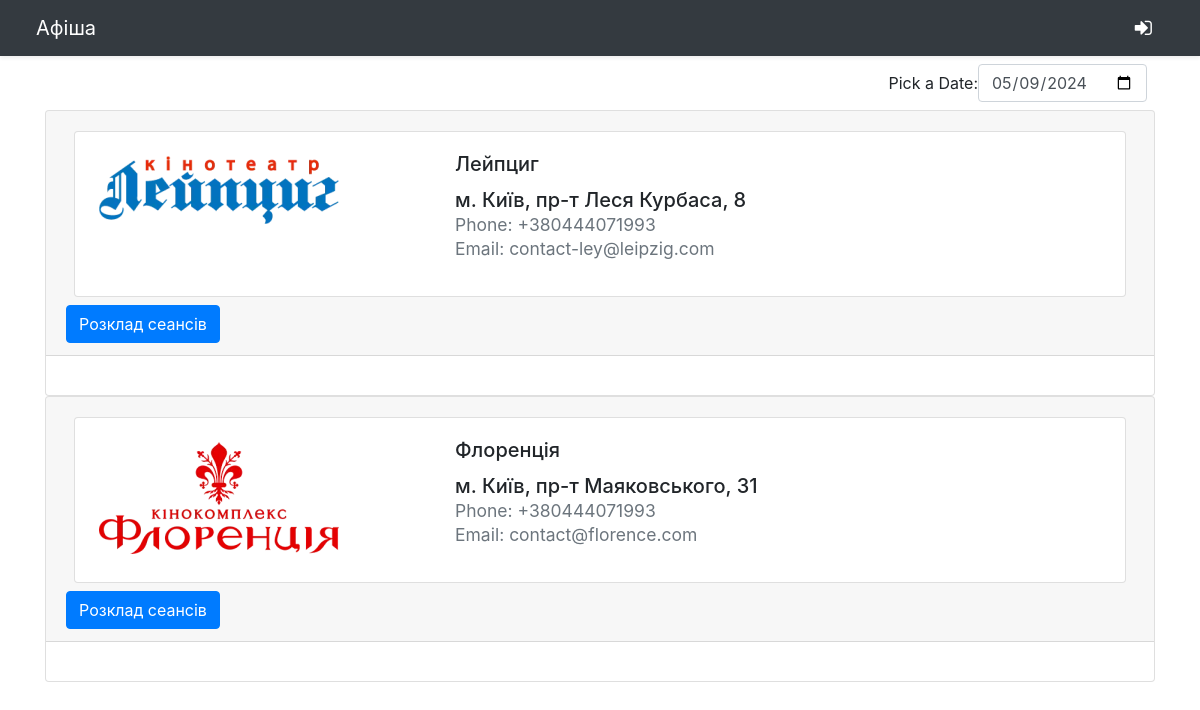
The app's page /, older data.
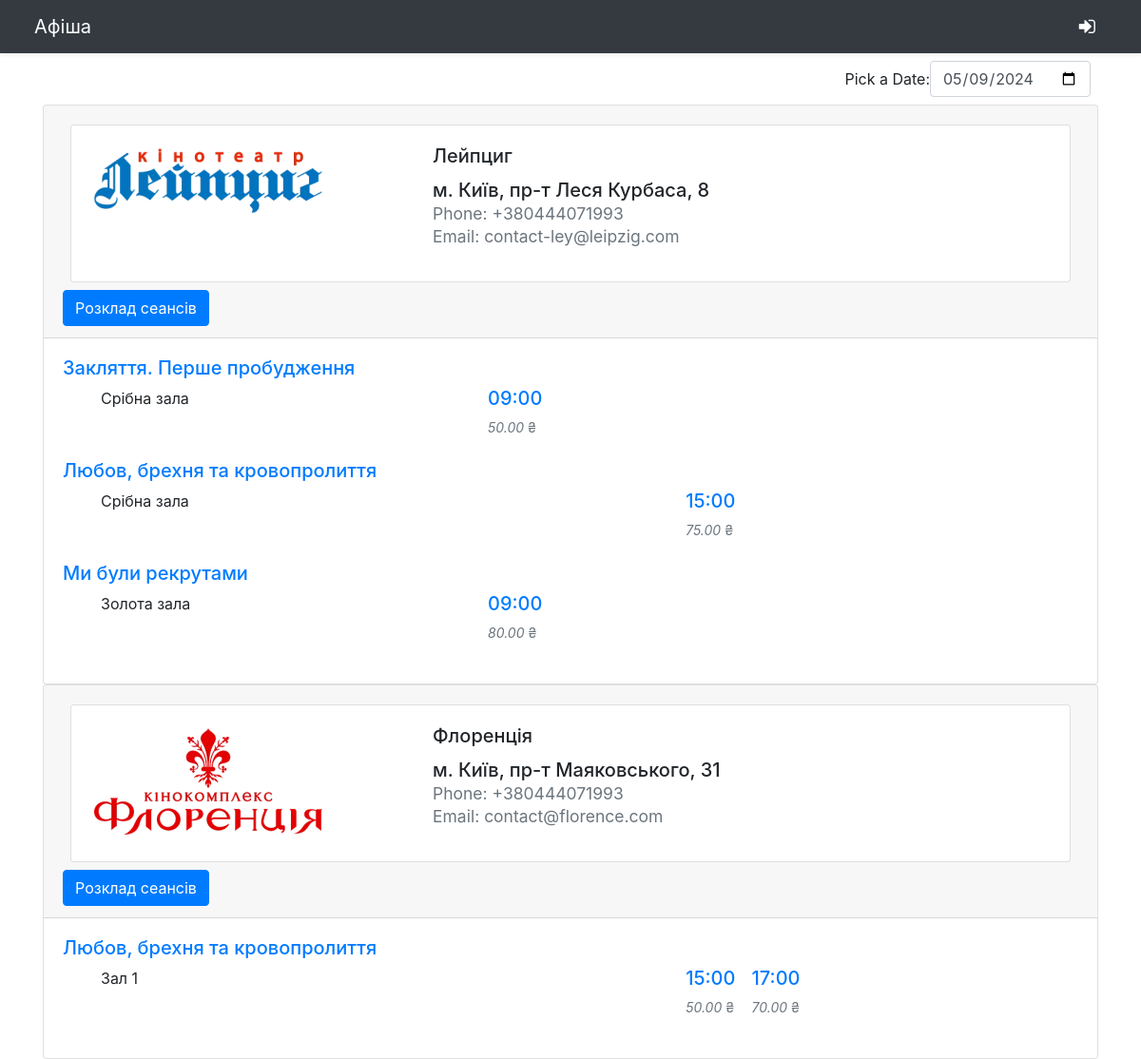
The same page, newer data.
### cinema_store/models.py (models this page shows, shortened)
class Cinema(models.Model):
    name = models.CharField(max_length=60)
    image = models.ImageField(upload_to='uploads/cinema/')
    location = models.CharField(max_length=60)
    phone = PhoneNumberField(null=False, blank=True, unique=False)
    email = models.EmailField(max_length = 254)
    @staticmethod
    def get_all_cinemas():
        return Cinema.objects.all()

class Film(models.Model):
    name = models.CharField(max_length=60)
    image = models.ImageField(upload_to='uploads/film/', default='default.jpg')
    description = models.CharField(max_length=400, default='')
    genres = models.CharField(max_length=50, default='')
    countries = models.CharField(max_length=400, default='')
    duration = models.CharField(max_length=20, default='')

class Hall(models.Model):
    name = models.CharField(max_length=60)
    cinema_id = models.ForeignKey(Cinema, on_delete=models.CASCADE)
    def __str__(self):
        return self.name

class Session(models.Model):
    date = models.DateField(default=datetime.datetime.today())
    time = models.TimeField(default=datetime.datetime.now().replace(hour=9, minute=0, second=0, microsecond=0))
    hall_id = models.ForeignKey(Hall, on_delete=models.CASCADE)
    film_id = models.ForeignKey(Film, on_delete=models.CASCADE)
    price = models.DecimalField(max_digits=5, decimal_places=2, validators=[MinValueValidator(0.0)], default=50)

### cinema_store/views.py (the view)
# urls.py: path('', views.index, name='home'),
def index(request):
    start_time = "07:00:00"
    start_time = datetime.strptime(start_time, "%H:%M:%S")
    today = date.today()
    session_date = request.GET.get('session_date', today)
    cinemas = Cinema.get_all_cinemas()
    cinemas_with_films = []
    for cinema in cinemas:
        halls = cinema.hall_set.all()
        sessions_by_films = {}
        if halls:
            for hall in halls:
                sessions = hall.session_set.filter(date=session_date)
                if sessions:
                    for s in sessions:
                        end_time = s.time.strftime("%H:%M")
                        t = datetime.strptime(end_time, "%H:%M")
                        delta = t - start_time
                        offset = (delta.total_seconds() / 3660 ) * 5
                        d = {'time': end_time, 'offset': offset, 'price': s.price, 'session_id':s.id}
                        if s.film_id in sessions_by_films.keys():
                            film = sessions_by_films[s.film_id]
                            if s.hall_id in film.keys():
                                film[s.hall_id].append(d)
                            else:
                                film[s.hall_id] = [d]
                        else:
                            sessions_by_films[s.film_id] = {s.hall_id:[d]}
            cinema_data = {
                'id': cinema.id,
                'name': cinema.name,
                'location': cinema.location,
                'image': cinema.image,
                'phone': cinema.phone,
                'email': cinema.email,
                'sessions_by_films': sessions_by_films
            }
            cinemas_with_films.append(cinema_data)
    data = {}
    data['cinemas_with_films'] = cinemas_with_films
    return render(request, 'index.html', data)

### cinema_store/templates/index.html (shortened to what this page needs)
{% extends 'base.html' %}
{% block content %}
<div class="container">
	<div class="control-group m-2">
		<div class="form-inline justify-content-end">
			<label for="date-picker">Pick a Date: </label>
			<input type="date" class="form-control" id="date-picker" name="date">
		</div>
	</div>
	<div id='cinemas'>
		{% for cinema in cinemas_with_films %}
		<div class="accordion" id="accordionExample">
		  <div class="card">
			<div class="card-header" id="headingOne">
			  <h5 class="mb-0">
				  <div class="card m-2">
				<div class="row g-0">
					<div class="col-md-4">
						<img src="{{cinema.image.url}}" class="img-fluid rounded-start m-4" />
					</div>
					<div class="col-md-8">
						<div class="card-body">
							<h5 class="card-title">{{cinema.name}}</h5>
							<ul class="unstyled">
							  <li>{{cinema.location}}</li>
							  <li><small class="text-muted">Phone: {{cinema.phone}}</small></li>
							  <li><small class="text-muted">Email: {{cinema.email}}</small></li>
							</ul>
						</div>
					</div>
				</div>
			</div>
				<button class="btn btn-primary" type="button" data-toggle="collapse" data-target="#cinema_{{cinema.id}}" aria-expanded="true" aria-controls="collapseOne">
				  Розклад сеансів
				</button>
			  </h5>
			</div>
			<div id="cinema_{{cinema.id}}" class="collapse show" aria-labelledby="headingOne" data-parent="#accordionExample">
			  <div class="card-body">
				{% for film, halls in cinema.sessions_by_films.items %}
				  <a href="{% url 'film_page' film.id %}">
					<h5>{{ film.name }}</h5>
				  </a>
				  <ul>
					{% for hall, times in halls.items %}
					  <div class="row g-0">
						<div class="col-md-4">
							{{ hall }}
						</div>
						<div class="col-md-8 a-">
							<div class="a-times">
							  {% for t in times %}
								  <span class="time-cell" style="left:{{t.offset}}%;">
									  <span>
										  <a href="{% url 'session_page' t.session_id %}">
											<h5>{{ t.time }}</h5>
										  </a>
									  </span>
									  <div class="p text-muted small"><i>{{ t.price }}</i>&nbsp;₴</div>
								  </span>
							  {% endfor %}
						  </div>
						</div>
					</div>
					{% endfor %}
				  </ul>
			  	{% endfor %}
			  </div>
			</div>
		  </div>
		</div>
		{% endfor %}
		</div>
</div>
{% endblock content %}

### cinema_store/templates/base.html (shortened to what this page needs)
{% load static %}
<!doctype html>
<html lang="en">
<head>
  <link rel="stylesheet" href="https://cdn.jsdelivr.net/npm/bootstrap@4.6.2/dist/css/bootstrap.min.css">
  <link rel="stylesheet" href="https://stackpath.bootstrapcdn.com/font-awesome/4.7.0/css/font-awesome.min.css" >
  <link rel="stylesheet" href="{% static 'style.css' %}/">
</head>
<body>
{% block navbar %}
<header>
    <div class="navbar navbar-dark bg-dark shadow-sm">
        <a href="{% url 'home' %}" class="navbar-brand ml-20">
            Афіша
        </a>
        {% if user.is_authenticated %}
              <div class="d-flex">
                  <p class="text-light mr-5">{{user}}</p>
                  <a href="{% url 'logout' %}" class="navbar-brand d-flex">
                      <i class="fa fa-sign-out mr-3" aria-hidden="true"></i>
                  </a>
              </div>
        {% else %}
              <a href="{% url 'login' %}" class="navbar-brand d-flex">
                  <i class="fa fa-sign-in mr-3" aria-hidden="true"></i>
              </a>
        {% endif %}
    </div>
</header>
{% endblock navbar %}
  {% block content %}{% endblock content %}
</body>
</html>

### cinema_store/static/style.css (style rules this page uses)
.ml-20 { margin-left: 20px; }
ul.unstyled { list-style-type: none; padding: 0; }
.a-times { display: table; margin-bottom: 60px; }
.time-cell { position: absolute; }

Row changes from the older to the newer data that the page shows:
now on this page (row unchanged): Film: name "Закляття. Перше пробудження", shown under "Лейпциг"
now on this page (row unchanged): Hall: name "Срібна зала", time "09:00" "15:00"
added Session: price "50.00"
now on this page (row unchanged): Film: name "Любов, брехня та кровопролиття"
added Session: price "75.00"
now on this page (row unchanged): Film: name "Ми були рекрутами", shown under "Лейпциг"
now on this page (row unchanged): Hall: name "Золота зала", time "09:00", shown under "Ми були рекрутами"
added Session: price "80.00"
now on this page (row unchanged): Hall: name "Зал 1", time "15:00" "17:00", shown under "Любов, брехня та кровопролиття"
added Session: price "50.00"
added Session: price "70.00"
